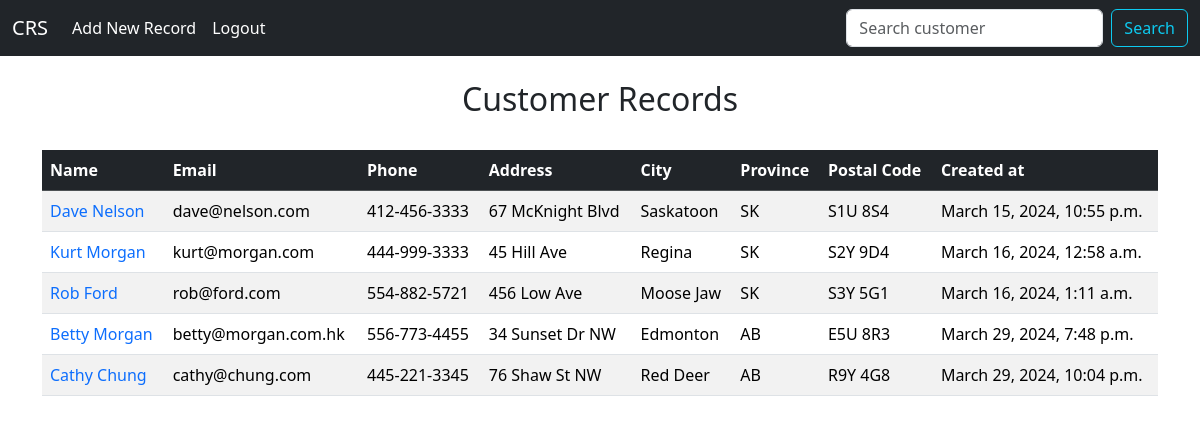
The app's page / (signed in) with its own data.
### customers/models.py (models this page shows)
class Customer(models.Model):
    first_name = models.CharField(max_length=50)
    last_name = models.CharField(max_length=50)
    email = models.EmailField(max_length=100)
    phone = models.CharField(max_length=15, validators=[validate_format])
    address = models.CharField(max_length=100)
    city = models.CharField(max_length=50)
    province = models.CharField(max_length=20)
    postalcode = models.CharField(max_length=20)
    created_at = models.DateTimeField(auto_now_add=True)  # auto generate date time stamp
    def __str__(self):
        return(f"{self.first_name} {self.last_name}")

### home/views.py (the view)
# urls.py: 2. Add a URL to urlpatterns:  path('', views.home, name='home')
def home(request):
    customers = Customer.objects.all()
    if request.method == 'POST':
        username = request.POST['username']
        password = request.POST['password']
        user = authenticate(request, username=username, password=password)
        if user is not None:
            login(request, user)
            messages.success(request, "You've just logged in!")
            return redirect('home')
        else:
            messages.success(request, "Error! please try again!")
            return redirect('home')
    else:
        return render(request, 'home/home.html',
                  {'customers': customers})

### home/templates/home/home.html (shortened to what this page needs)
{% extends 'home/base.html' %}
{% block content%}
{% if user.is_authenticated %}
<center><h2>Customer Records</h2></center>
<br/>
<table class="table table-hover table-striped">
  <thead class="table-dark">
    <tr>
      <th scope="col">Name</th>
      <th scope="col">Email</th>
      <th scope="col">Phone</th>
      <th scope="col">Address</th>
      <th scope="col">City</th>
      <th scope="col">Province</th>
      <th scope="col">Postal Code</th>
      <th scope="col">Created at</th>
    </tr>
  </thead>
  <tbody>
    {% if customers %}
    {% for customer in customers %}
    <tr>
      <td><a href="{% url 'updatecustomers' customer.id %}">{{ customer }}</a></td>
      <td>{{ customer.email }}</td>
      <td>{{ customer.phone }}</td>
      <td>{{ customer.address }}</td>
      <td>{{ customer.city }}</td>
      <td>{{ customer.province }}</td>
      <td>{{ customer.postalcode }}</td>
      <td>{{ customer.created_at }}</td>
    </tr>
    {% endfor %}
    {% endif %}
  </tbody>
</table>
{% endif %}
{% endblock %}

### home/templates/home/base.html (shortened to what this page needs)
<!doctype html>
<html lang="en">
  <head>
    <link href="https://cdn.jsdelivr.net/npm/bootstrap@5.3.2/dist/css/bootstrap.min.css" rel="stylesheet">
  </head>
  <body>
    {% include 'home/navbar.html' %}
    <br>
    <div class="container">
        {% block content%}
        {% endblock %}
    </div>
  </body>
</html>

### home/templates/home/navbar.html (shortened to what this page needs)
<nav class="navbar navbar-expand-lg navbar-dark bg-dark">
    <div class="container-fluid">
      <a class="navbar-brand" href="{% url 'home' %}">CRS</a>
      <div class="collapse navbar-collapse" id="navbarSupportedContent">
        <ul class="navbar-nav me-auto mb-2 mb-lg-0">
          {% if user.is_authenticated %}
          <li class="nav-item">
            <a class="nav-link active" href="{% url 'addcustomers' %}">Add New Record</a>
          </li>
          <li class="nav-item">
            <a class="nav-link active" href="{% url 'userlogout' %}">Logout</a>
          </li>
          {% endif %}
        </ul>
        {% if user.is_authenticated %}
        <form class="d-flex" method=POST action="{% url 'searchcustomers' %}">
            <input class="form-control me-2" type="search" placeholder="Search customer" aria-label="Search" name="searched">
            <button class="btn btn-outline-info" type="submit">Search</button>
        </form>
        {% endif %}
      </div>
    </div>
  </nav>

### home/templates/home/base.html (style rules this page uses)
a { text-decoration: none; }

### records on screen
Customer: first_name+last_name "Dave Nelson", email "dave@nelson.com", phone "412-456-3333", address "67 McKnight Blvd", city "Saskatoon", province "SK", postalcode "S1U 8S4", created_at "March 15, 2024, 10:55 p.m."
Customer: first_name+last_name "Kurt Morgan", email "kurt@morgan.com", phone "444-999-3333", address "45 Hill Ave", city "Regina", province "SK", postalcode "S2Y 9D4", created_at "March 16, 2024, 12:58 a.m."
Customer: first_name+last_name "Rob Ford", email "rob@ford.com", phone "554-882-5721", address "456 Low Ave", city "Moose Jaw", province "SK", postalcode "S3Y 5G1", created_at "March 16, 2024, 1:11 a.m."
Customer: first_name+last_name "Betty Morgan", email "betty@morgan.com.hk", phone "556-773-4455", address "34 Sunset Dr NW", city "Edmonton", province "AB", postalcode "E5U 8R3", created_at "March 29, 2024, 7:48 p.m."
Customer: first_name+last_name "Cathy Chung", email "cathy@chung.com", phone "445-221-3345", address "76 Shaw St NW", city "Red Deer", province "AB", postalcode "R9Y 4G8", created_at "March 29, 2024, 10:04 p.m."
